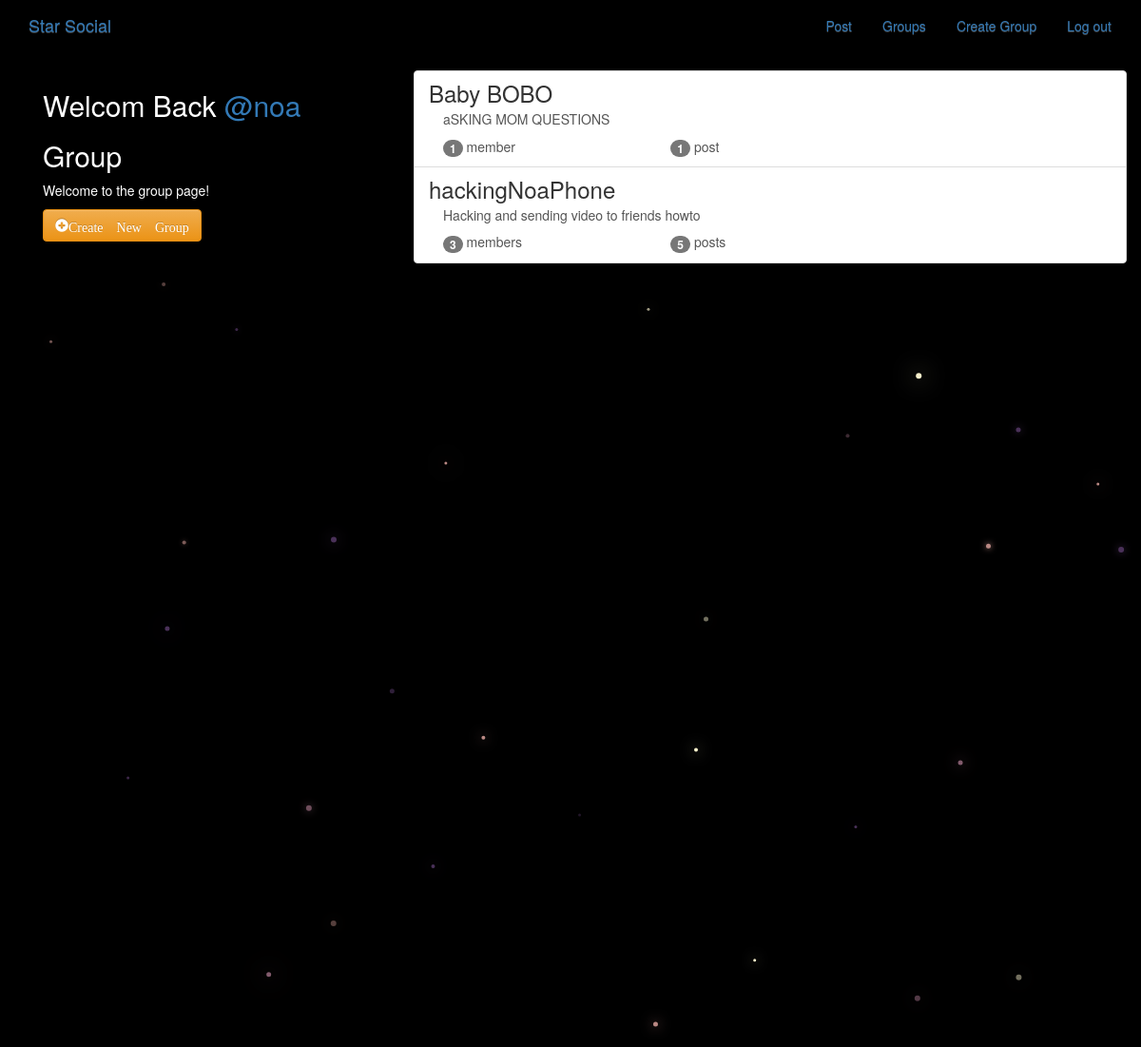
Screenshot of /groups// (signed in) with the database file from the repository.
### groups/models.py (models this page shows, shortened)
class Group(models.Model):
    name = models.CharField(max_length=255, unique=True)
    slug = models.SlugField(allow_unicode=True, unique=True)
    description = models.TextField(blank=True, default='')
    description_html = models.TextField(editable=False, default='', blank=True)
    members = models.ManyToManyField(User,through="GroupMember")
    class Meta:
        ordering = ["name"]

### groups/views.py (the view)
class ListGroups(generic.ListView):
    model = Group

### groups/templates/groups/group_list.html
{% extends "groups/group_base.html" %}
{% block pregroup %}
<div class="col-md-4">
    <div class="content">
        {% if user.is_authenticated %}
        <h2>Welcom Back
            <a href="{% url 'posts:for_user' username=user.username %}">
                @{{user.username}}
            </a>
        </h2>
        {% endif %}
        <h2>Group</h2>
        <p>Welcome to the group page!</p>
    </div>
    {% if user.is_authenticated %}
    <a href="{% url 'groups:create' %}" class="btn btn-md btn-fill btn-warning">
        <span class="glyphicon glyphicon-plus-sign">Create New Group</span>
    </a>
    {% endif %}
</div>
{% endblock pregroup %}
{% block group_content %}
<div class="col-md-8">
    <div class="list-group">
        {% for group in object_list  %}
        <a class="list-group-item" href="{% url 'groups:single' slug=group.slug %}">
            <h3 class="title list-group-item-heading">{{ group.name }}</h3>
            <div class="list-group-item-text container-fluid ">
                {{ group.description_html|safe}}
                <div class="row">
                    <div class="col-md-4">
                        <span class="badge">{{ group.members.count }}</span>
                        member{{group.members.count|pluralize}}
                    </div>
                    <div class="col-md-4">
                        <span class="badge">{{ group.posts.count}}</span>
                        post{{ group.posts.count|pluralize}}
                    </div>
                </div>
            </div>
        </a>
        {% endfor %}
    </div>
</div>
{% endblock group_content %}

### static/simplesocial/css/master.css (style rules this page uses)
body { margin: 0; overflow: hidden; background-color: black; color:white; }

### rows the page displays
Group: name "Baby BOBO", description_html "aSKING MOM QUESTIONS", members.count "1", posts.count "1"
Group: name "hackingNoaPhone", description_html "Hacking and sending video to friends howto", members.count "3", posts.count "5"

### other values shown
{{ user.username }} "noa"
